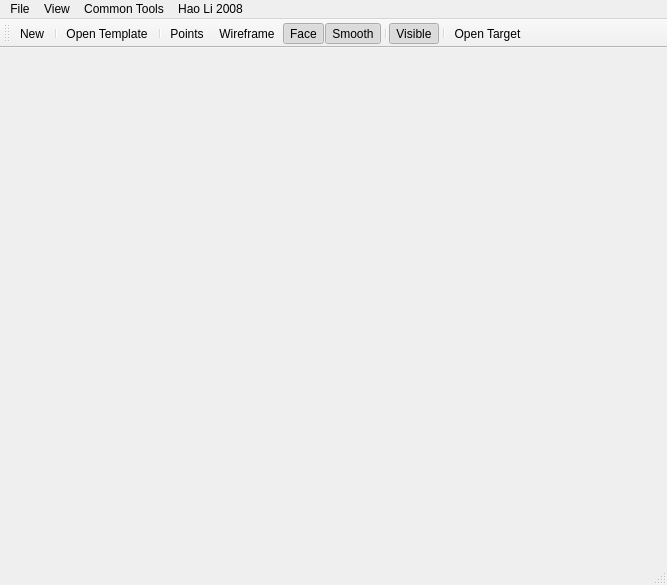
<?xml version="1.0" encoding="UTF-8"?>
<ui version="4.0">
 <class>DeformableRegistrationClass</class>
 <widget class="QMainWindow" name="DeformableRegistrationClass">
  <property name="geometry">
   <rect>
    <x>0</x>
    <y>0</y>
    <width>667</width>
    <height>585</height>
   </rect>
  </property>
  <property name="windowTitle">
   <string>DeformableRegistration</string>
  </property>
  <widget class="QWidget" name="centralWidget">
   <layout class="QHBoxLayout" name="horizontalLayout">
    <property name="margin">
     <number>0</number>
    </property>
    <item>
     <widget class="Viewer" name="view" native="true"/>
    </item>
   </layout>
  </widget>
  <widget class="QMenuBar" name="menuBar">
   <property name="geometry">
    <rect>
     <x>0</x>
     <y>0</y>
     <width>667</width>
     <height>21</height>
    </rect>
   </property>
   <widget class="QMenu" name="menuFile">
    <property name="title">
     <string>File</string>
    </property>
    <addaction name="actionNew"/>
    <addaction name="separator"/>
    <addaction name="actionOpenTemplate"/>
    <addaction name="actionOpenTarget"/>
    <addaction name="separator"/>
    <addaction name="actionSaveTemplate"/>
    <addaction name="actionSaveTarget"/>
    <addaction name="separator"/>
    <addaction name="actionExit"/>
   </widget>
   <widget class="QMenu" name="menuHaoLi2008">
    <property name="title">
     <string>Hao Li 2008</string>
    </property>
    <addaction name="separator"/>
    <addaction name="actionInitalize_HaoLi"/>
    <addaction name="actionStart_HaoLi"/>
   </widget>
   <widget class="QMenu" name="menuCommon_Tools">
    <property name="title">
     <string>Common Tools</string>
    </property>
    <widget class="QMenu" name="menuSampling">
     <property name="title">
      <string>Sampling</string>
     </property>
     <addaction name="actionRANDOM"/>
     <addaction name="actionQuadricFitting"/>
     <addaction name="actionDartThrowing"/>
    </widget>
    <addaction name="actionDecimate"/>
    <addaction name="menuSampling"/>
    <addaction name="actionEmbededDeformation"/>
    <addaction name="actionInitGeo"/>
    <addaction name="actionGeodesic"/>
   </widget>
   <widget class="QMenu" name="menuView">
    <property name="title">
     <string>View</string>
    </property>
    <widget class="QMenu" name="menuProjection">
     <property name="title">
      <string>Projection</string>
     </property>
     <addaction name="actionPerspective"/>
     <addaction name="actionOrthogonal"/>
    </widget>
    <widget class="QMenu" name="menuTemplateMesh">
     <property name="title">
      <string>Template Mesh</string>
     </property>
     <addaction name="actionPoint"/>
     <addaction name="actionWireframe"/>
     <addaction name="actionFace"/>
     <addaction name="actionSmooth"/>
     <addaction name="separator"/>
     <addaction name="actionTemplateVisible"/>
     <addaction name="separator"/>
     <addaction name="actionTransparent"/>
    </widget>
    <widget class="QMenu" name="menuTarget_Mesh">
     <property name="title">
      <string>Target Mesh</string>
     </property>
     <addaction name="actionPoints_2"/>
     <addaction name="actionWireframe_2"/>
     <addaction name="actionFlat_2"/>
     <addaction name="actionSmooth_2"/>
     <addaction name="separator"/>
     <addaction name="actionTargetVisible"/>
     <addaction name="separator"/>
     <addaction name="actionTransparent_2"/>
    </widget>
    <addaction name="menuProjection"/>
    <addaction name="separator"/>
    <addaction name="menuTemplateMesh"/>
    <addaction name="menuTarget_Mesh"/>
    <addaction name="actionDeformationGraph"/>
   </widget>
   <addaction name="menuFile"/>
   <addaction name="menuView"/>
   <addaction name="menuCommon_Tools"/>
   <addaction name="menuHaoLi2008"/>
  </widget>
  <widget class="QToolBar" name="mainToolBar">
   <attribute name="toolBarArea">
    <enum>TopToolBarArea</enum>
   </attribute>
   <attribute name="toolBarBreak">
    <bool>false</bool>
   </attribute>
   <addaction name="actionNew"/>
   <addaction name="separator"/>
   <addaction name="actionOpenTemplate"/>
   <addaction name="separator"/>
   <addaction name="actionPoint"/>
   <addaction name="actionWireframe"/>
   <addaction name="actionFace"/>
   <addaction name="actionSmooth"/>
   <addaction name="separator"/>
   <addaction name="actionTemplateVisible"/>
   <addaction name="separator"/>
   <addaction name="actionOpenTarget"/>
  </widget>
  <widget class="QStatusBar" name="statusBar"/>
  <action name="actionNew">
   <property name="text">
    <string>New</string>
   </property>
  </action>
  <action name="actionOpenTemplate">
   <property name="text">
    <string>Open Template...</string>
   </property>
  </action>
  <action name="actionOpenTarget">
   <property name="text">
    <string>Open Target...</string>
   </property>
  </action>
  <action name="actionSaveTemplate">
   <property name="text">
    <string>Save Template...</string>
   </property>
  </action>
  <action name="actionSaveTarget">
   <property name="text">
    <string>Save Target...</string>
   </property>
  </action>
  <action name="actionExit">
   <property name="text">
    <string>Exit</string>
   </property>
  </action>
  <action name="actionDecimate">
   <property name="text">
    <string>Decimate</string>
   </property>
  </action>
  <action name="actionRANDOM">
   <property name="text">
    <string>RANDOM</string>
   </property>
  </action>
  <action name="actionQuadricFitting">
   <property name="text">
    <string>Quadric_Fitting</string>
   </property>
  </action>
  <action name="actionDartThrowing">
   <property name="text">
    <string>Dart_Throwing</string>
   </property>
  </action>
  <action name="actionEmbededDeformation">
   <property name="text">
    <string>Embeded Deformation</string>
   </property>
  </action>
  <action name="actionPerspective">
   <property name="text">
    <string>Perspective</string>
   </property>
  </action>
  <action name="actionOrthogonal">
   <property name="text">
    <string>Orthogonal</string>
   </property>
  </action>
  <action name="actionPoint">
   <property name="checkable">
    <bool>true</bool>
   </property>
   <property name="text">
    <string>Points</string>
   </property>
  </action>
  <action name="actionWireframe">
   <property name="checkable">
    <bool>true</bool>
   </property>
   <property name="text">
    <string>Wireframe</string>
   </property>
  </action>
  <action name="actionFace">
   <property name="checkable">
    <bool>true</bool>
   </property>
   <property name="checked">
    <bool>true</bool>
   </property>
   <property name="text">
    <string>Face</string>
   </property>
   <property name="toolTip">
    <string>Face</string>
   </property>
  </action>
  <action name="actionSmooth">
   <property name="checkable">
    <bool>true</bool>
   </property>
   <property name="checked">
    <bool>true</bool>
   </property>
   <property name="text">
    <string>Smooth</string>
   </property>
  </action>
  <action name="actionVisible">
   <property name="text">
    <string>Show</string>
   </property>
  </action>
  <action name="actionTemplateVisible">
   <property name="checkable">
    <bool>true</bool>
   </property>
   <property name="checked">
    <bool>true</bool>
   </property>
   <property name="text">
    <string>Visible</string>
   </property>
  </action>
  <action name="actionTransparent">
   <property name="text">
    <string>Transparent...</string>
   </property>
  </action>
  <action name="actionPoints_2">
   <property name="text">
    <string>Points</string>
   </property>
  </action>
  <action name="actionWireframe_2">
   <property name="text">
    <string>Wireframe</string>
   </property>
  </action>
  <action name="actionFlat_2">
   <property name="text">
    <string>Flat</string>
   </property>
  </action>
  <action name="actionSmooth_2">
   <property name="text">
    <string>Smooth</string>
   </property>
  </action>
  <action name="actionShow">
   <property name="text">
    <string>Show</string>
   </property>
  </action>
  <action name="actionTargetVisible">
   <property name="checkable">
    <bool>true</bool>
   </property>
   <property name="checked">
    <bool>true</bool>
   </property>
   <property name="text">
    <string>Visible</string>
   </property>
  </action>
  <action name="actionTransparent_2">
   <property name="text">
    <string>Transparent...</string>
   </property>
  </action>
  <action name="actionShow_2">
   <property name="text">
    <string>Show</string>
   </property>
  </action>
  <action name="actionHide_3">
   <property name="text">
    <string>Hide</string>
   </property>
  </action>
  <action name="actionDeformationGraph">
   <property name="checkable">
    <bool>true</bool>
   </property>
   <property name="checked">
    <bool>false</bool>
   </property>
   <property name="text">
    <string>Deformation Graph</string>
   </property>
  </action>
  <action name="actionSource_Mesh">
   <property name="checkable">
    <bool>true</bool>
   </property>
   <property name="checked">
    <bool>true</bool>
   </property>
   <property name="text">
    <string>Source Mesh</string>
   </property>
  </action>
  <action name="actionTarget_Mesh">
   <property name="checkable">
    <bool>true</bool>
   </property>
   <property name="checked">
    <bool>true</bool>
   </property>
   <property name="text">
    <string>Target Mesh</string>
   </property>
  </action>
  <action name="actionDeformation_Graph">
   <property name="checkable">
    <bool>true</bool>
   </property>
   <property name="text">
    <string>Deformation Graph</string>
   </property>
  </action>
  <action name="actionOpen_Soucr_Mesh">
   <property name="text">
    <string>Open Soucr Mesh</string>
   </property>
  </action>
  <action name="actionOpen_Target_Mesh">
   <property name="text">
    <string>Open Target Mesh</string>
   </property>
  </action>
  <action name="actionInitalize_HaoLi">
   <property name="text">
    <string>Initalize</string>
   </property>
  </action>
  <action name="actionStart_HaoLi">
   <property name="text">
    <string>Start</string>
   </property>
  </action>
  <action name="actionGeodesic">
   <property name="text">
    <string>Geodesic</string>
   </property>
  </action>
  <action name="actionInitGeo">
   <property name="text">
    <string>InitGeo</string>
   </property>
  </action>
  <action name="actionNew_2">
   <property name="text">
    <string>New</string>
   </property>
  </action>
 </widget>
 <layoutdefault spacing="6" margin="11"/>
 <customwidgets>
  <customwidget>
   <class>Viewer</class>
   <extends>QWidget</extends>
   <header>Viewer.h</header>
   <container>1</container>
  </customwidget>
 </customwidgets>
 <resources>
  <include location="DeformableRegistration.qrc"/>
 </resources>
 <connections/>
</ui>
